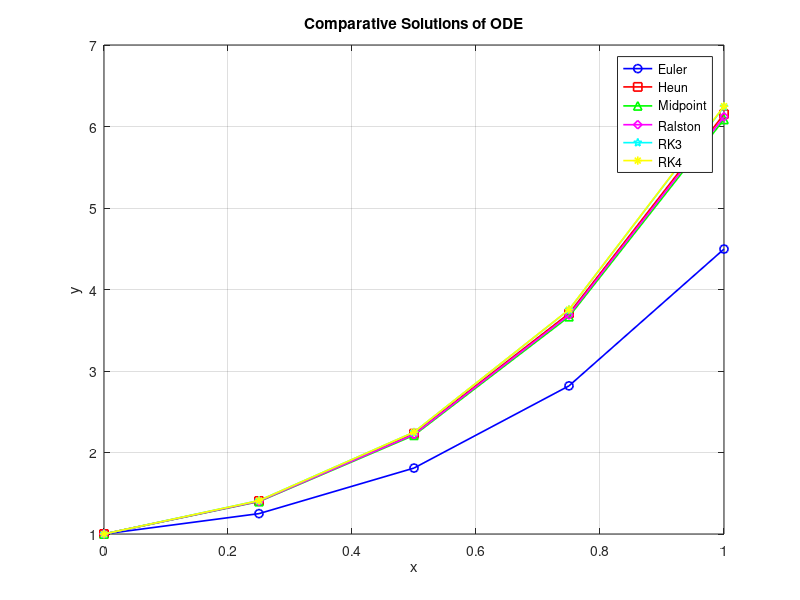

The MATLAB script that drew this image:
% Configurações iniciais
h = 0.25;         % Passo
x = 0:h:1;        % Intervalo de x
y0 = 1;           % Condição inicial

% Função f(x, y)
f = @(x, y) (1 + 4*x) * sqrt(y);

% ==========================
% Método de Euler
% ==========================
printf("\n========================\n");
printf("Método de Euler\n");
printf("========================\n");
y_euler = zeros(1, length(x));
y_euler(1) = y0;
printf("x = %.2f, y = %.6f (inicial)\n", x(1), y_euler(1));
for i = 1:length(x)-1
    slope = f(x(i), y_euler(i));
    y_euler(i+1) = y_euler(i) + h * slope;
    printf("x = %.2f, slope = %.6f, y = %.6f\n", x(i+1), slope, y_euler(i+1));
end

% ==========================
% Método de Heun
% ==========================
printf("\n========================\n");
printf("Método de Heun\n");
printf("========================\n");
y_heun = zeros(1, length(x));
y_heun(1) = y0;
printf("x = %.2f, y = %.6f (inicial)\n", x(1), y_heun(1));
for i = 1:length(x)-1
    predictor = y_heun(i) + h * f(x(i), y_heun(i));
    corrector = (f(x(i), y_heun(i)) + f(x(i+1), predictor)) / 2;
    y_heun(i+1) = y_heun(i) + h * corrector;
    printf("x = %.2f, predictor = %.6f, corrector = %.6f, y = %.6f\n", x(i+1), predictor, corrector, y_heun(i+1));
end

% ==========================
% Método do Ponto Médio
% ==========================
printf("\n========================\n");
printf("Método do Ponto Médio\n");
printf("========================\n");
y_midpoint = zeros(1, length(x));
y_midpoint(1) = y0;
printf("x = %.2f, y = %.6f (inicial)\n", x(1), y_midpoint(1));
for i = 1:length(x)-1
    midpoint = y_midpoint(i) + (h/2) * f(x(i), y_midpoint(i));
    y_midpoint(i+1) = y_midpoint(i) + h * f(x(i) + h/2, midpoint);
    printf("x = %.2f, midpoint = %.6f, y = %.6f\n", x(i+1), midpoint, y_midpoint(i+1));
end

% ==========================
% Método de Ralston (RK 2ª Ordem)
% ==========================
printf("\n========================\n");
printf("Método de Ralston (RK 2ª Ordem)\n");
printf("========================\n");
y_ralston = zeros(1, length(x));
y_ralston(1) = y0;
printf("x = %.2f, y = %.6f (inicial)\n", x(1), y_ralston(1));
for i = 1:length(x)-1
    k1 = f(x(i), y_ralston(i));
    k2 = f(x(i) + (3/4)*h, y_ralston(i) + (3/4)*h * k1);
    y_ralston(i+1) = y_ralston(i) + h * ((1/3)*k1 + (2/3)*k2);
    printf("x = %.2f, k1 = %.6f, k2 = %.6f, y = %.6f\n", x(i+1), k1, k2, y_ralston(i+1));
end

% ==========================
% Método RK de 3ª Ordem
% ==========================
printf("\n========================\n");
printf("Método RK de 3ª Ordem\n");
printf("========================\n");
y_rk3 = zeros(1, length(x));
y_rk3(1) = y0;
printf("x = %.2f, y = %.6f (inicial)\n", x(1), y_rk3(1));
for i = 1:length(x)-1
    k1 = h * f(x(i), y_rk3(i));
    k2 = h * f(x(i) + h/2, y_rk3(i) + k1/2);
    k3 = h * f(x(i) + h, y_rk3(i) - k1 + 2*k2);
    y_rk3(i+1) = y_rk3(i) + (1/6)*(k1 + 4*k2 + k3);
    printf("x = %.2f, k1 = %.6f, k2 = %.6f, k3 = %.6f, y = %.6f\n", x(i+1), k1, k2, k3, y_rk3(i+1));
end

% ==========================
% Método RK de 4ª Ordem
% ==========================
printf("\n========================\n");
printf("Método RK de 4ª Ordem\n");
printf("========================\n");
y_rk4 = zeros(1, length(x));
y_rk4(1) = y0;
printf("x = %.2f, y = %.6f (inicial)\n", x(1), y_rk4(1));
for i = 1:length(x)-1
    k1 = h * f(x(i), y_rk4(i));
    k2 = h * f(x(i) + h/2, y_rk4(i) + k1/2);
    k3 = h * f(x(i) + h/2, y_rk4(i) + k2/2);
    k4 = h * f(x(i) + h, y_rk4(i) + k3);
    y_rk4(i+1) = y_rk4(i) + (1/6)*(k1 + 2*k2 + 2*k3 + k4);
    printf("x = %.2f, k1 = %.6f, k2 = %.6f, k3 = %.6f, k4 = %.6f, y = %.6f\n", x(i+1), k1, k2, k3, k4, y_rk4(i+1));
end

% ==========================
% Gráficos
% ==========================
figure;
plot(x, y_euler, 'b-o', 'LineWidth', 1.2); hold on;
plot(x, y_heun, 'r-s', 'LineWidth', 1.2);
plot(x, y_midpoint, 'g-^', 'LineWidth', 1.2);
plot(x, y_ralston, 'm-d', 'LineWidth', 1.2);
plot(x, y_rk3, 'c-p', 'LineWidth', 1.2);
plot(x, y_rk4, 'y-*', 'LineWidth', 1.2);
legend('Euler', 'Heun', 'Midpoint', 'Ralston', 'RK3', 'RK4');
xlabel('x'); ylabel('y');
title('Comparative Solutions of ODE');
grid on;

